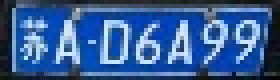
#> input picture PlateRec/00.jpg, 70 x 20 px, found by its file name (shown 4 times larger)
$ python test.py
#> lines starting #> are read from the running program, lines starting #| are printed output that depends on the picture; after the words box and inside, x2 and y2 are one past the last pixel; in counts of white or black regions, pixels touching at a corner belong together
import cv2
import numpy as np

img = object
img = cv2.imread('00.jpg')
#> img is the input picture: shape (20, 70, 3); mean B, G, R 149.9, 94, 55.5
imgOrg = img.copy()
img_gay = cv2.cvtColor(imgOrg, cv2.COLOR_BGR2GRAY)
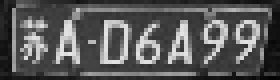
#> img_gay: shape (20, 70) (shown 4 times larger); min 2, max 230, mean 88.8
BLUE_MIN = np.array([0, 0, 0], np.uint8)
BLUE_MAX = np.array([255, 255, 50], np.uint8)

dst = cv2.inRange(img, BLUE_MIN, BLUE_MAX)
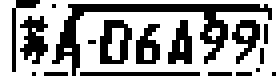
#> dst: shape (20, 70) (shown 4 times larger); 63.8% white; black in thin lines or dots, all inside (x1, y1, x2, y2) = (3, 0, 69, 19)
print(img_gay.shape, dst.shape)
#| (20, 70) (20, 70)
z = cv2.countNonZero(dst)
#> z = 893
print(z)
#| 893
# ret,img_thre = cv2.threshold(img_gay,0,255,cv2.THRESH_OTSU + cv2.THRESH_BINARY)
# cv2.imshow('im2', img_thre)
# cv2.waitKey(0)

$ run again, with PlateRec/000.jpg copied over PlateRec/00.jpg
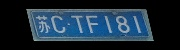
#> input picture PlateRec/000.jpg, 180 x 50 px, found by its file name
#> img is the input picture: shape (50, 180, 3); mean B, G, R 57.8, 43.4, 26.6
#> `img_gay = cv2.cvtColor(imgOrg, cv2.COLOR_BGR2GRAY)`:
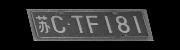
#> img_gay: shape (50, 180); min 0, max 184, mean 40
#> `dst = cv2.inRange(img, BLUE_MIN, BLUE_MAX)`:
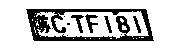
#> dst: shape (50, 180); 78.6% white; 9 black regions (4 under 20 px), largest, box (x1, y1, x2, y2) and area: (26, 9, 154, 41) 1623, (85, 14, 98, 33) 101, (71, 15, 84, 33) 87, (104, 16, 112, 33) 54, (133, 16, 141, 33) 54
#| (50, 180) (50, 180)
#> z = 7072
#| 7072
